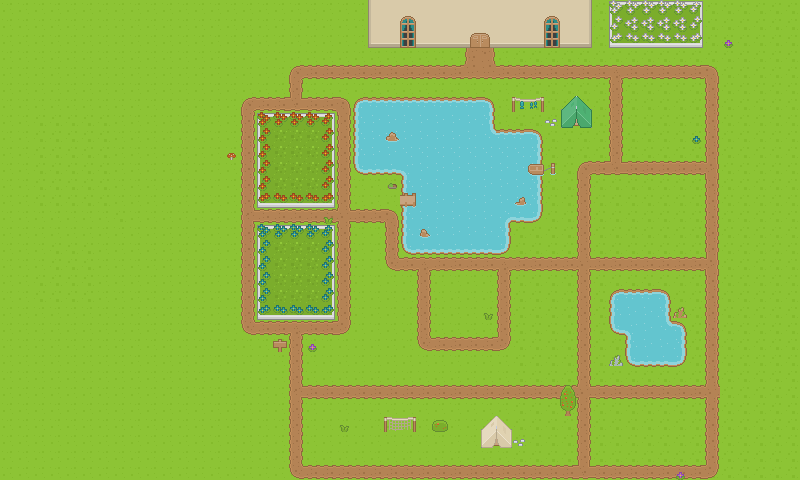

This is a level from a 2D game, rendered from its Tiled map with the project's own tilesets. A one-line summary and the map file follow, with tile-layer data summarised:
An orthogonal 50x30 tile map with 16x16 px tiles, 5 tile layers (Fondo, Jardineras, Arena, Castillo, ...) and 12 objects.

<map version="1.0" orientation="orthogonal" renderorder="right-down" width="50" height="30" tilewidth="16" tileheight="16" nextobjectid="20">
 <tileset firstgid="1" name="roguelikeSheet_transparent" tilewidth="16" tileheight="16" spacing="1" tilecount="1767">
  <image source="tileset.png" width="968" height="526" />
 </tileset>
 <layer name="Fondo" width="50" height="30">
  <data>[1500 cells, 1500 non-empty, 3 distinct tile ids]</data>
 </layer>
 <layer name="Jardineras" width="50" height="30">
  <data>[1500 cells, 149 non-empty, 41 distinct tile ids]</data>
 </layer>
 <layer name="Arena" width="50" height="30">
  <data>[1500 cells, 227 non-empty, 15 distinct tile ids]</data>
 </layer>
 <layer name="Castillo" width="50" height="30">
  <data>[1500 cells, 42 non-empty, 7 distinct tile ids]</data>
 </layer>
 <layer name="Detalles" width="50" height="30">
  <data>[1500 cells, 59 non-empty, 42 distinct tile ids]</data>
 </layer>
 <objectgroup name="Colisiones">
  <object id="5" x="590.619" y="172.366" width="115.242" height="83.967" />
  <object id="6" x="353.075" y="223.68">
   <polyline points="0,0 0,100.933 -9.32994,109.503 -50.4805,110.03 -49.1942,162.002 224.767,160.305 224.767,46.2116 159.457,46.6497 159.457,111.959 157.761,122.986 147.583,127.226 73.7913,126.378 66.1578,121.289 62.7651,115.352 62.7651,46.6497 37.3198,46.6497 32.2307,33.0789 32.2307,-0.848176 0.205028,-1.08127" />
  </object>
  <object id="8" x="430.83" y="268.076" width="67.5235" height="67.9892" />
  <object id="11" x="624.641" y="78.0023" width="80.8868" height="82.0851" />
  <object id="12" x="256.156" y="109.758" width="81.4859" height="97.6633" />
  <object id="13" x="256.755" y="223.598" width="78.4901" height="94.6675" />
  <object id="14" x="304.089" y="397.954" width="272.618" height="65.3086" />
  <object id="15" x="592.885" y="270.333" width="113.241" height="113.241" />
  <object id="16" x="590.488" y="397.355" width="115.638" height="65.3086" />
  <object id="17" x="304.688" y="78.0023">
   <polyline points="0,0 0,17.9748 48.5321,17.3757 48.5321,130.018 95.2666,130.617 95.8658,176.753 273.217,176.753 272.618,82.0851 306.171,82.0851 306.171,0" />
  </object>
  <object id="18" x="609.661" y="79.2006">
   <polyline points="0,0 1.79748,0 -304.374,-0.599161" />
  </object>
  <object id="19" x="289.709" y="63.6224">
   <polyline points="0,0 0,31.7555 -49.1312,31.7555 -47.9329,272.618 0,272.019 -1.19832,415.219 431.396,414.62 430.797,-0.599161 205.92,1.19832 205.984,-16.5089 173.833,-16.7127 173.833,0.790674 -0.191514,0.267662" />
  </object>
 </objectgroup>
</map>
